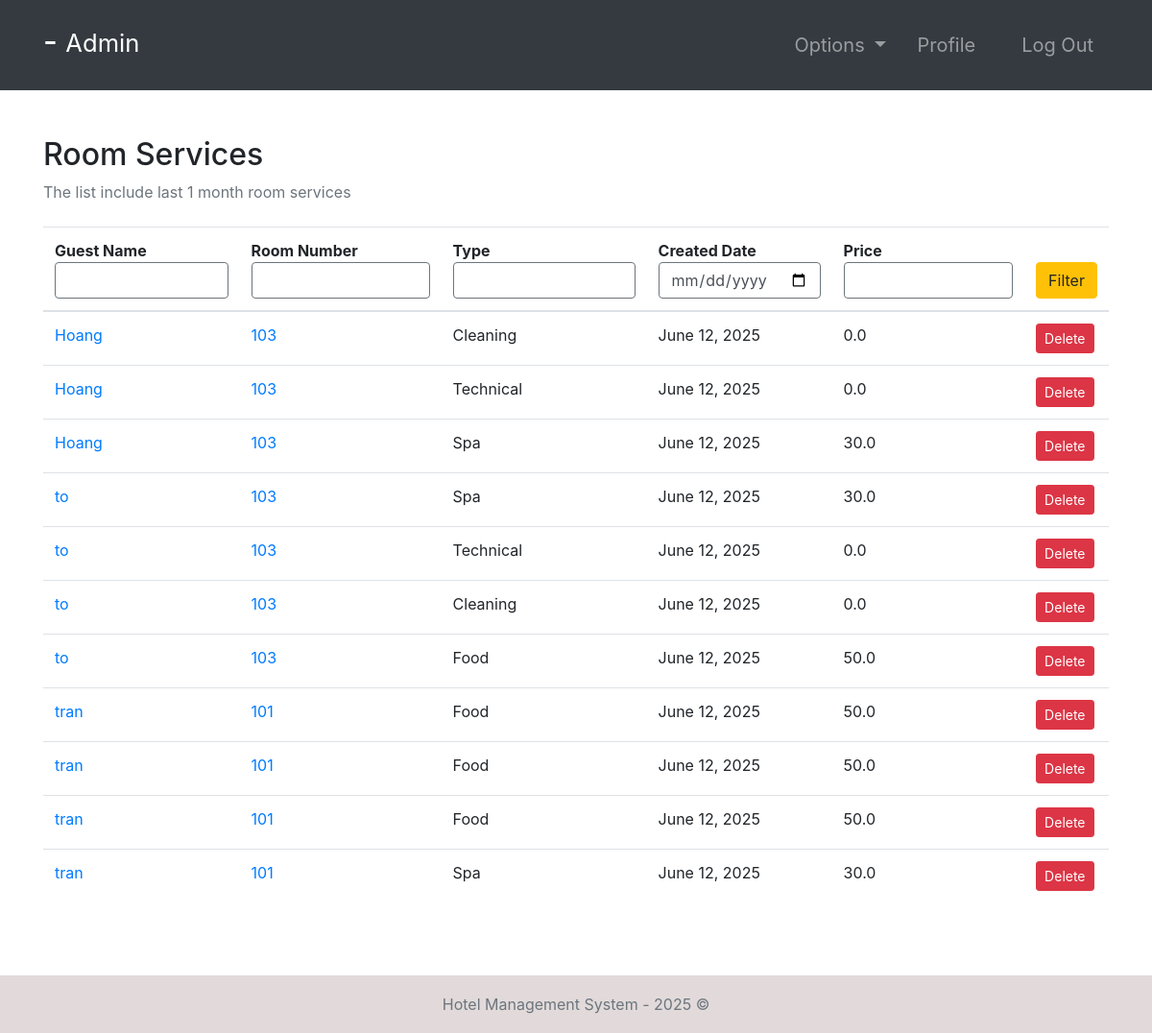
/room-services/ (signed in), run on the app's committed database.
### room/models.py (models this page shows, shortened)
class RoomServices(models.Model):
    SERVICES_TYPES = (
        ('Food', 'Food'),
        ('Cleaning', 'Cleaning'),
        ('Technical', 'Technical'),
    )
    curBooking = models.ForeignKey(
        Booking,   null=True, on_delete=models.CASCADE)
    room = models.ForeignKey(Room, on_delete=models.CASCADE)
    createdDate = models.DateField(default=timezone.now)
    servicesType = models.CharField(max_length=20, choices=SERVICES_TYPES)
    price = models.FloatField()

class Booking(models.Model):
    roomNumber = models.ForeignKey(Room, on_delete=models.CASCADE)
    guest = models.ForeignKey(Guest, null=True, on_delete=models.CASCADE)
    dateOfReservation = models.DateField(default=timezone.now)
    startDate = models.DateField()
    endDate = models.DateField()

class Room(models.Model):
    ROOM_TYPES = (
        ('King', 'King'),
        ('Luxury', 'Luxury'),
        ('Normal', 'Normal'),
        ('Economic', 'Economic'),
    )
    number = models.IntegerField(primary_key=True)
    capacity = models.SmallIntegerField()
    numberOfBeds = models.SmallIntegerField()
    roomType = models.CharField(max_length=20, choices=ROOM_TYPES)
    price = models.FloatField()
    statusStartDate = models.DateField(null=True)
    statusEndDate = models.DateField(null=True)

### accounts/models.py (models this page shows, shortened)
class Guest(models.Model):
    user = models.OneToOneField(User, null=True, on_delete=models.CASCADE)
    phoneNumber = PhoneNumberField(unique=True)

### room/views.py (the view)
# urls.py: path('room-services/', room_services, name="room-services"),
@ login_required(login_url='login')
def room_services(request):
    role = str(request.user.groups.all()[0])
    path = role + "/"
    room_services = RoomServices.objects.all()
    context = {
        "role": role,
        "room_services": room_services
    }
    return render(request, path + "room-services.html", context)

### templates/admin/room-services.html
{% extends '../index.html' %}
{% block context %}
{% include '../common_pages/room-services.html' %}
{% endblock %}

### templates/incs/nav.html (shortened to what this page needs)
<nav class="navbar navbar-dark bg-dark navbar-expand-lg py-3 " role="navigation">
    <div class="container">
        <a href="" class="navbar-brand">
            <h2 class="text-capitalize">
                {{ request.user.first_name }} {{ request.user.last_name }} -
                <small>
                    {{ role }}
                </small>
            </h2>
        </a>
        <div class="collapse navbar-collapse" id="navbarTags">
            <ul class="navbar-nav ml-auto">
                <li class="nav-item dropdown p-2">
                    <a class="nav-link dropdown-toggle" href="#" id="navbarDropdown" role="button"
                        data-toggle="dropdown" aria-haspopup="true" aria-expanded="false">
                        Options
                    </a>
                </li>
                <li class="nav-item mr-3 p-2">
                    {% if role == 'staff' or role == 'receptionist' or role == 'admin' or role == 'manager' %}
                    <a href="{% url 'employee-profile' user.id %}" class="nav-link">Profile</a>
                    {% endif %}
                </li>
                <li class="nav-item p-2 ">
                    <a href="{% url 'logout' %}" class="nav-link">Log Out</a>
                </li>
            </ul>
        </div>
    </div>
</nav>

### templates/common_pages/room-services.html (shortened to what this page needs)
<div class="container py-5">
    <div class="table-responsive">
        <div class="table-header row">
            <div class="col-sm-12 col-md-12 col-lg-4 mb-4">
                <h2>Room Services</h2>
                <span class="text-muted">The list include last 1 month room services</span>
            </div>
        </div>
        <table class="table table-hover">
            <thead>
                <tr>
                    <form action="" method="POST">
                        <th>Guest Name<input type="text" class="form-control border border-secondary"></th>
                        <th>Room Number<input type="text" class="form-control border border-secondary"></th>
                        <th>Type<input type="text" class="form-control border border-secondary"></th>
                        <th>Created Date<input type="date" class="form-control border border-secondary"></th>
                        <th>Price<input type="text" class="form-control border border-secondary"></th>
                        <th><button type="submit" class="btn btn-warning">Filter</button></th>
                    </form>
                </tr>
            </thead>
            <tbody>
                {% for rs in room_services %}
                <tr>
                    <td><a
                            href="{% url 'guest-profile' rs.curBooking.guest.user.id %}">{{rs.curBooking.guest.user.first_name}}</a>
                    </td>
                    <td><a href="{% url 'room-profile' rs.room.number }">{{rs.room.number}}</a></td>
                    <td>{{rs.servicesType}}</td>
                    <td>{{rs.createdDate}}</td>
                    <td>{{rs.price}}</td>
                    <td>
                        <form action="{% url 'delete_room_service' rs.id %}" method="POST" onsubmit="return confirm('Are you sure you want to delete this service?');">
                            <button type="submit" class="btn btn-danger btn-sm">Delete</button>
                        </form>
                    </td>
                </tr>
                {% endfor %}
            </tbody>
        </table>
    </div>
</div>

### static/css/main.css (style rules this page uses)
* { margin: 0; padding: 0; -webkit-font-smoothing: antialiased; }
body { position: relative; }
nav .nav-item { font-size: 20px; }

### data on the page
RoomServices: curBooking.guest.user.first_name "Hoang", room.number "103", servicesType "Cleaning", createdDate "June 12, 2025", price "0.0"
RoomServices: curBooking.guest.user.first_name "Hoang", room.number "103", servicesType "Technical", createdDate "June 12, 2025", price "0.0"
RoomServices: curBooking.guest.user.first_name "Hoang", room.number "103", servicesType "Spa", createdDate "June 12, 2025", price "30.0"
RoomServices: curBooking.guest.user.first_name "to", room.number "103", servicesType "Spa", createdDate "June 12, 2025", price "30.0"
RoomServices: curBooking.guest.user.first_name "to", room.number "103", servicesType "Technical", createdDate "June 12, 2025", price "0.0"
RoomServices: curBooking.guest.user.first_name "to", room.number "103", servicesType "Cleaning", createdDate "June 12, 2025", price "0.0"
RoomServices: curBooking.guest.user.first_name "to", room.number "103", servicesType "Food", createdDate "June 12, 2025", price "50.0"
RoomServices: curBooking.guest.user.first_name "tran", room.number "101", servicesType "Food", createdDate "June 12, 2025", price "50.0"
RoomServices: curBooking.guest.user.first_name "tran", room.number "101", servicesType "Food", createdDate "June 12, 2025", price "50.0"
RoomServices: curBooking.guest.user.first_name "tran", room.number "101", servicesType "Food", createdDate "June 12, 2025", price "50.0"
RoomServices: curBooking.guest.user.first_name "tran", room.number "101", servicesType "Spa", createdDate "June 12, 2025", price "30.0"

### other printed values
{{ role }} "Admin"
